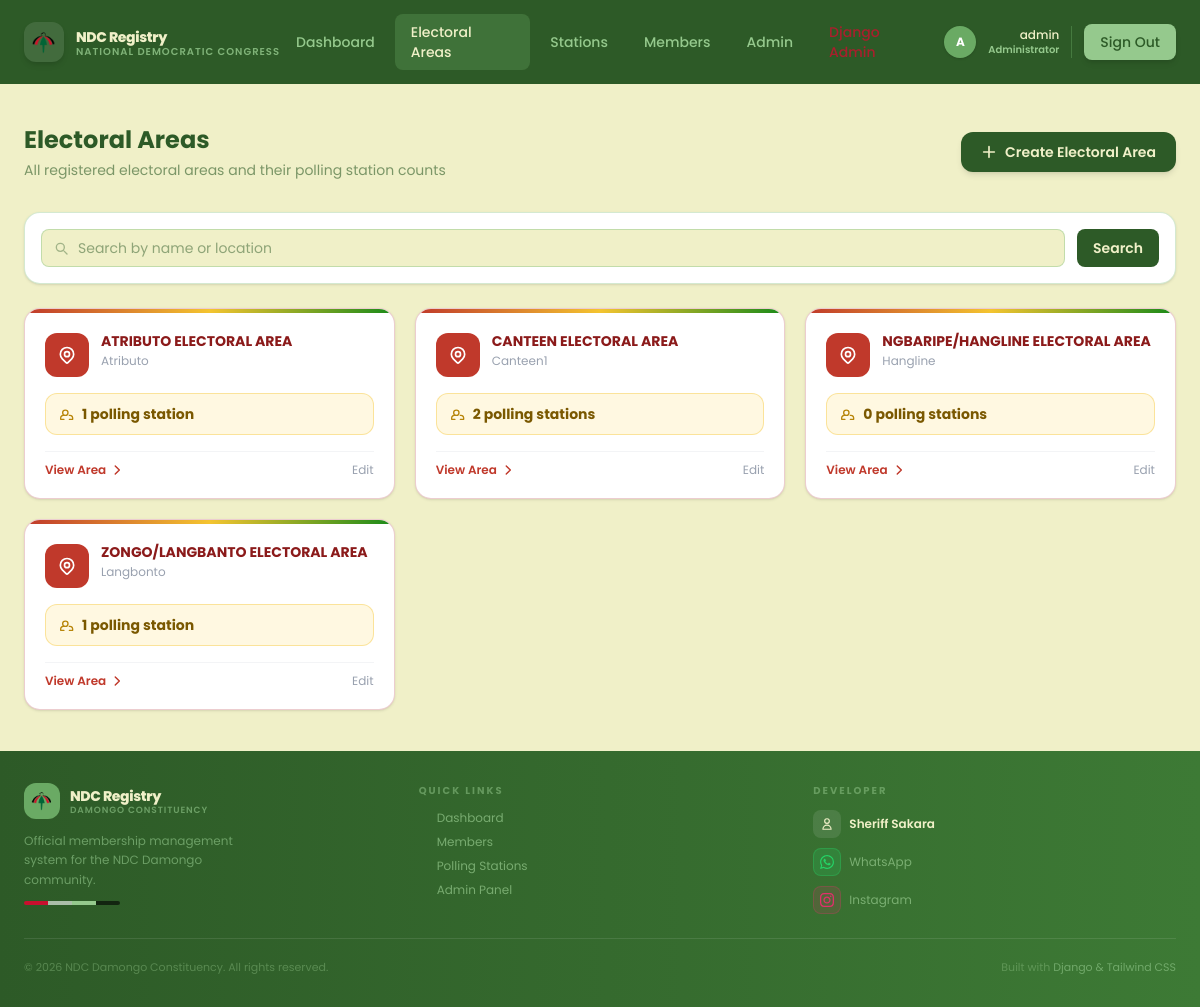
Before: /electoral-areas/ (signed in) with the older database file.
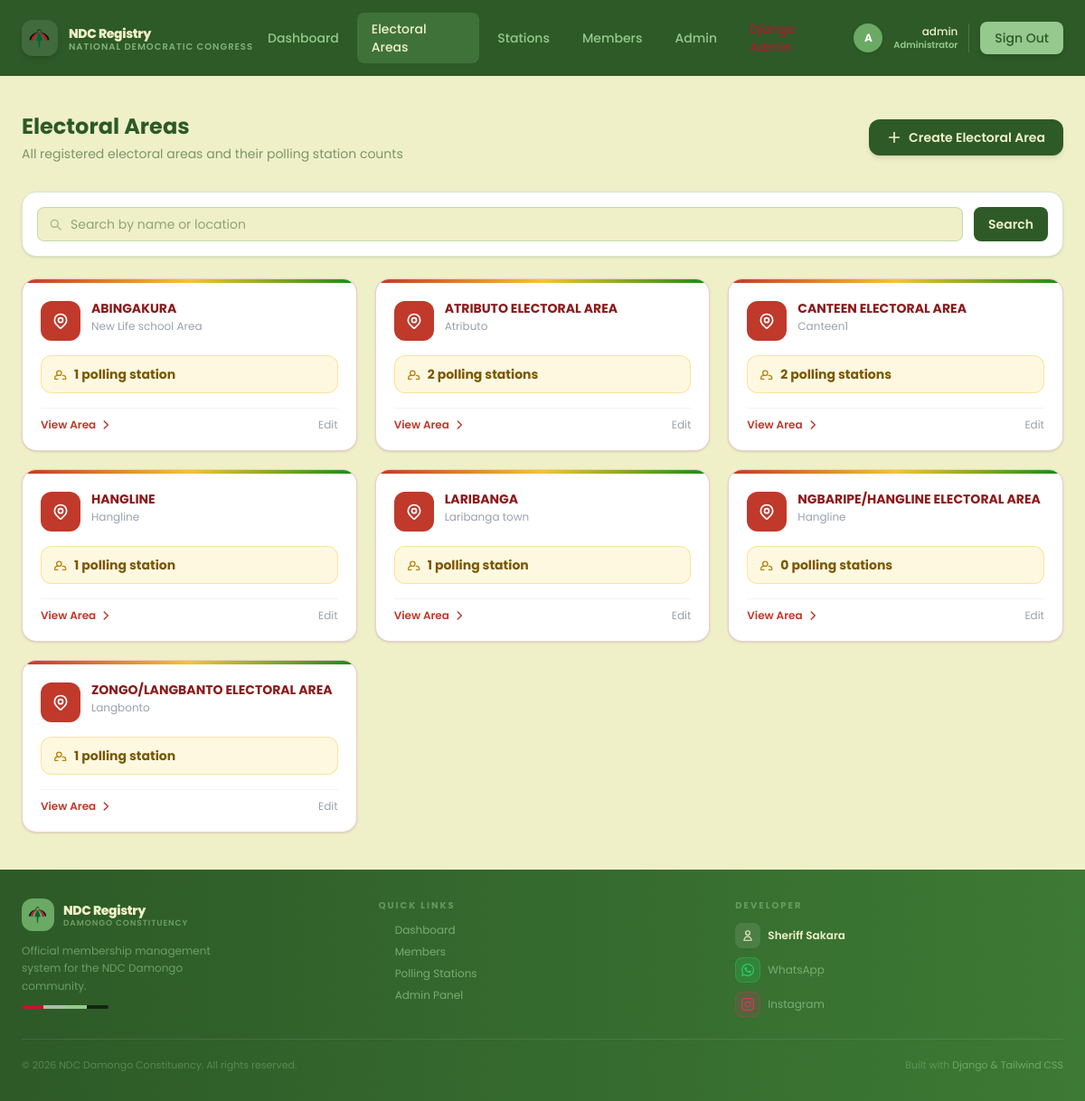
After: the same page with the newer database file.
### core/models.py (models this page shows, shortened)
class ElectoralArea(models.Model):
    name = models.CharField(max_length=100, blank=True, null=True)
    location = models.CharField(max_length=100, blank=True, null=True)
    constituency = models.CharField(max_length=100,blank=True, null=True)
    description = models.TextField(blank=True, null=True)
    class Meta:
        ordering = ['name']
    @property
    def station_count(self):
        return self.stations.count()

### core/views.py (the view)
# urls.py: path('electoral-areas/', views.electoral_area_list_view, name='area_list'),
@login_required
def electoral_area_list_view(request):
    query = request.GET.get('q', '').strip()
    electoral_areas = ElectoralArea.objects.all()
    if query:
        electoral_areas = electoral_areas.filter(name__icontains=query)
    context = {
        'electoral_areas': electoral_areas
    }
    return render(request, 'core/area_list.html', context)

### templates/core/area_list.html (shortened to what the changed rows need)
{% extends "core/base.html" %}
{% block content %}
<div class="max-w-7xl mx-auto px-6 py-10">
    <div class="flex flex-col sm:flex-row sm:items-center justify-between gap-4 mb-8 animate-fade-up">
        <div>
            <h1 class="text-2xl font-bold text-[#2d5a27]">Electoral Areas</h1>
        </div>
    </div>
    {% if electoral_areas %}
    <div class="grid grid-cols-1 sm:grid-cols-2 lg:grid-cols-3 gap-5">
        {% for area in electoral_areas %}
        <div class="bg-white border border-red-800/20 rounded-2xl overflow-hidden shadow-sm card-hover animate-fade-up"
            style="animation-delay: {{ forloop.counter0 }}00ms">
            <div class="h-1" style="background: linear-gradient(to right, #c0392b, #f4c430, #198A19);"></div>
            <div class="p-5">
                <div class="flex items-start gap-3 mb-4">
                    <div class="w-11 h-11 rounded-xl flex items-center justify-center shrink-0"
                        style="background-color: #c0392b;">
                    </div>
                    <div>
                        <h3 class="text-sm font-bold leading-tight" style="color: #8b1a1a;">{{ area.name | upper }} </h3>
                        <p class="text-xs mt-0.5 text-gray-400">{{ area.location|default:"Location not set" }}</p>
                    </div>
                </div>
                <div class="flex items-center gap-2 rounded-xl px-3 py-2.5 mb-4"
                    style="background-color: #fff8e1; border: 0.5px solid #f4c43066;">
                    <svg class="w-4 h-4" style="color: #b8860b;" fill="none" stroke="currentColor" stroke-width="2" viewBox="0 0 24 24">
                        <path stroke-linecap="round" stroke-linejoin="round" d="M17 20h5v-2a4 4 0 00-5-3.87M9 20H4v-2a4 4 0 015-3.87m6-4a4 4 0 11-8 0 4 4 0 018 0z"/>
                    </svg>
                    <span class="text-sm font-bold" style="color: #7a5800;">
                        {{ area.station_count }} polling station{{ area.station_count|pluralize }}
                    </span>
                </div>
                <div class="flex items-center justify-between pt-2.5 border-t border-gray-100">
                    <a href="{% url 'area_detail' area.pk%}"
                    class="text-xs font-semibold flex items-center gap-1 transition-colors"
                    style="color: #c0392b;"
                    onmouseover="this.style.color='#8b1a1a'" onmouseout="this.style.color='#c0392b'">
                        View Area
                        <svg class="w-3.5 h-3.5" fill="none" stroke="currentColor" stroke-width="2.5" viewBox="0 0 24 24">
                            <path stroke-linecap="round" stroke-linejoin="round" d="M9 5l7 7-7 7"/>
                        </svg>
                    </a>
                    {% if user.is_staff or user.is_superuser %}
                    <a href="{% url 'area_edit' area.pk%}"
                    class="text-xs text-gray-400 hover:text-red-700 transition-colors">Edit</a>
                    {% endif %}
                </div>
            </div>
        </div>
        {% endfor %}
    </div>
{% else %}
<div class="text-center py-16 text-gray-400 text-sm">No electoral areas found.</div>
{% endif %}
</div>
{% endblock content %}

Changed rows visible on the page:
added ElectoralArea: name "ABINGAKURA", location "New Life school Area", station_count "1"
computed for ElectoralArea "ATRIBUTO ELECTORAL AREA": station_count "1" → "2"
added ElectoralArea: name "HANGLINE", location "Hangline", station_count "1"
added ElectoralArea: name "LARIBANGA", location "Laribanga town", station_count "1"
